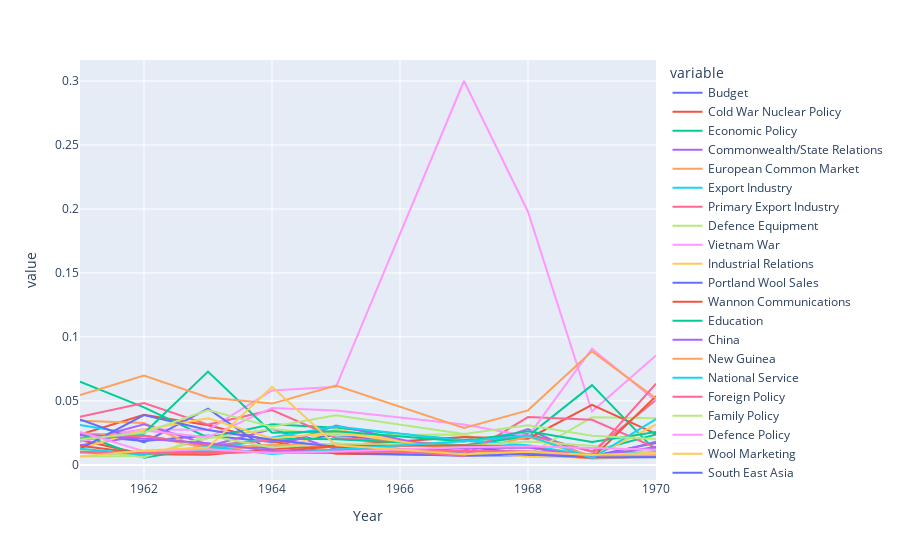

Notebook source saved alongside this figure:
### Code cell
fig=px.line(df_dist_uniq_sig, x='Year', y=df_dist_uniq_sig.columns,height=600)
fig.show()

### Figure 1 — Plotly figure (JSON) as saved in the notebook; plotly's stock layout.template omitted (floating-point values rounded to 4 significant figures)
{"data": [{"hovertemplate": "variable=Budget<br>Year=%{x}<br>value=%{y}<extra></extra>", "legendgroup": "Budget", "line": {"color": "#636efa", "dash": "solid"}, "marker": {"symbol": "circle"}, "mode": "lines", "name": "Budget", "orientation": "v", "showlegend": true, "type": "scatter", "x": [1961, 1962, 1963, 1964, 1965, 1967, 1968, 1969, 1970], "xaxis": "x", "y": [0.02318, 0.01868, 0.02291, 0.01791, 0.0232, 0.01362, 0.009225, 0.00706, 0.01714], "yaxis": "y"}, {"hovertemplate": "variable=Cold War Nuclear Policy<br>Year=%{x}<br>value=%{y}<extra></extra>", "legendgroup": "Cold War Nuclear Policy", "line": {"color": "#EF553B", "dash": "solid"}, "marker": {"symbol": "circle"}, "mode": "lines", "name": "Cold War Nuclear Policy", "orientation": "v", "showlegend": true, "type": "scatter", "x": [1961, 1962, 1963, 1964, 1965, 1967, 1968, 1969, 1970], "xaxis": "x", "y": [0.02374, 0.03923, 0.03096, 0.01844, 0.008689, 0.007519, 0.008431, 0.005218, 0.006753], "yaxis": "y"}, {"hovertemplate": "variable=Economic Policy<br>Year=%{x}<br>value=%{y}<extra></extra>", "legendgroup": "Economic Policy", "line": {"color": "#00cc96", "dash": "solid"}, "marker": {"symbol": "circle"}, "mode": "lines", "name": "Economic Policy", "orientation": "v", "showlegend": true, "type": "scatter", "x": [1961, 1962, 1963, 1964, 1965, 1967, 1968, 1969, 1970], "xaxis": "x", "y": [0.06508, 0.04494, 0.02122, 0.03167, 0.0291, 0.01955, 0.02422, 0.01044, 0.02369], "yaxis": "y"}, {"hovertemplate": "variable=Commonwealth/State Relations<br>Year=%{x}<br>value=%{y}<extra></extra>", "legendgroup": "Commonwealth/State Relations", "line": {"color": "#ab63fa", "dash": "solid"}, "marker": {"symbol": "circle"}, "mode": "lines", "name": "Commonwealth/State Relations", "orientation": "v", "showlegend": true, "type": "scatter", "x": [1961, 1962, 1963, 1964, 1965, 1967, 1968, 1969, 1970], "xaxis": "x", "y": [0.01532, 0.02267, 0.01467, 0.02809, 0.0122, 0.01147, 0.02795, 0.005218, 0.01807], "yaxis": "y"}, {"hovertemplate": "variable=European Common Market<br>Year=%{x}<br>value=%{y}<extra></extra>", "legendgroup": "European Common Market", "line": {"color": "#FFA15A", "dash": "solid"}, "marker": {"symbol": "circle"}, "mode": "lines", "name": "European Common Market", "orientation": "v", "showlegend": true, "type": "scatter", "x": [1961, 1962, 1963, 1964, 1965, 1967, 1968, 1969, 1970], "xaxis": "x", "y": [0.03459, 0.03274, 0.01012, 0.01618, 0.01122, 0.007693, 0.009882, 0.006446, 0.006285], "yaxis": "y"}, {"hovertemplate": "variable=Export Industry<br>Year=%{x}<br>value=%{y}<extra></extra>", "legendgroup": "Export Industry", "line": {"color": "#19d3f3", "dash": "solid"}, "marker": {"symbol": "circle"}, "mode": "lines", "name": "Export Industry", "orientation": "v", "showlegend": true, "type": "scatter", "x": [1961, 1962, 1963, 1964, 1965, 1967, 1968, 1969, 1970], "xaxis": "x", "y": [0.03115, 0.02282, 0.01474, 0.01331, 0.01665, 0.008381, 0.008456, 0.008287, 0.006087], "yaxis": "y"}, {"hovertemplate": "variable=Primary Export Industry<br>Year=%{x}<br>value=%{y}<extra></extra>", "legendgroup": "Primary Export Industry", "line": {"color": "#FF6692", "dash": "solid"}, "marker": {"symbol": "circle"}, "mode": "lines", "name": "Primary Export Industry", "orientation": "v", "showlegend": true, "type": "scatter", "x": [1961, 1962, 1963, 1964, 1965, 1967, 1968, 1969, 1970], "xaxis": "x", "y": [0.03761, 0.04832, 0.03149, 0.04281, 0.02105, 0.01532, 0.02362, 0.01044, 0.05065], "yaxis": "y"}, {"hovertemplate": "variable=Defence Equipment<br>Year=%{x}<br>value=%{y}<extra></extra>", "legendgroup": "Defence Equipment", "line": {"color": "#B6E880", "dash": "solid"}, "marker": {"symbol": "circle"}, "mode": "lines", "name": "Defence Equipment", "orientation": "v", "showlegend": true, "type": "scatter", "x": [1961, 1962, 1963, 1964, 1965, 1967, 1968, 1969, 1970], "xaxis": "x", "y": [0.006476, 0.006951, 0.02083, 0.02807, 0.02307, 0.02366, 0.008113, 0.03714, 0.0364], "yaxis": "y"}, {"hovertemplate": "variable=Vietnam War<br>Year=%{x}<br>value=%{y}<extra></extra>", "legendgroup": "Vietnam War", "line": {"color": "#FF97FF", "dash": "solid"}, "marker": {"symbol": "circle"}, "mode": "lines", "name": "Vietnam War", "orientation": "v", "showlegend": true, "type": "scatter", "x": [1961, 1962, 1963, 1964, 1965, 1967, 1968, 1969, 1970], "xaxis": "x", "y": [0.02089, 0.02788, 0.02736, 0.05812, 0.06099, 0.3, 0.1979, 0.04174, 0.08547], "yaxis": "y"}, {"hovertemplate": "variable=Industrial Relations<br>Year=%{x}<br>value=%{y}<extra></extra>", "legendgroup": "Industrial Relations", "line": {"color": "#FECB52", "dash": "solid"}, "marker": {"symbol": "circle"}, "mode": "lines", "name": "Industrial Relations", "orientation": "v", "showlegend": true, "type": "scatter", "x": [1961, 1962, 1963, 1964, 1965, 1967, 1968, 1969, 1970], "xaxis": "x", "y": [0.01977, 0.007687, 0.01233, 0.009626, 0.02779, 0.009769, 0.02222, 0.004604, 0.007115], "yaxis": "y"}, {"hovertemplate": "variable=Portland Wool Sales<br>Year=%{x}<br>value=%{y}<extra></extra>", "legendgroup": "Portland Wool Sales", "line": {"color": "#636efa", "dash": "solid"}, "marker": {"symbol": "circle"}, "mode": "lines", "name": "Portland Wool Sales", "orientation": "v", "showlegend": true, "type": "scatter", "x": [1961, 1962, 1963, 1964, 1965, 1967, 1968, 1969, 1970], "xaxis": "x", "y": [0.03547, 0.01755, 0.04398, 0.009707, 0.009469, 0.00719, 0.007559, 0.007673, 0.006386], "yaxis": "y"}, {"hovertemplate": "variable=Wannon Communications<br>Year=%{x}<br>value=%{y}<extra></extra>", "legendgroup": "Wannon Communications", "line": {"color": "#EF553B", "dash": "solid"}, "marker": {"symbol": "circle"}, "mode": "lines", "name": "Wannon Communications", "orientation": "v", "showlegend": true, "type": "scatter", "x": [1961, 1962, 1963, 1964, 1965, 1967, 1968, 1969, 1970], "xaxis": "x", "y": [0.01954, 0.008292, 0.00788, 0.0124, 0.01493, 0.02172, 0.02043, 0.04696, 0.0242], "yaxis": "y"}, {"hovertemplate": "variable=Education<br>Year=%{x}<br>value=%{y}<extra></extra>", "legendgroup": "Education", "line": {"color": "#00cc96", "dash": "solid"}, "marker": {"symbol": "circle"}, "mode": "lines", "name": "Education", "orientation": "v", "showlegend": true, "type": "scatter", "x": [1961, 1962, 1963, 1964, 1965, 1967, 1968, 1969, 1970], "xaxis": "x", "y": [0.02427, 0.00565, 0.01393, 0.02055, 0.01997, 0.01488, 0.02249, 0.06231, 0.01074], "yaxis": "y"}, {"hovertemplate": "variable=China<br>Year=%{x}<br>value=%{y}<extra></extra>", "legendgroup": "China", "line": {"color": "#ab63fa", "dash": "solid"}, "marker": {"symbol": "circle"}, "mode": "lines", "name": "China", "orientation": "v", "showlegend": true, "type": "scatter", "x": [1961, 1962, 1963, 1964, 1965, 1967, 1968, 1969, 1970], "xaxis": "x", "y": [0.01824, 0.03166, 0.01593, 0.01307, 0.03074, 0.009252, 0.009344, 0.006446, 0.01357], "yaxis": "y"}, {"hovertemplate": "variable=New Guinea<br>Year=%{x}<br>value=%{y}<extra></extra>", "legendgroup": "New Guinea", "line": {"color": "#FFA15A", "dash": "solid"}, "marker": {"symbol": "circle"}, "mode": "lines", "name": "New Guinea", "orientation": "v", "showlegend": true, "type": "scatter", "x": [1961, 1962, 1963, 1964, 1965, 1967, 1968, 1969, 1970], "xaxis": "x", "y": [0.02471, 0.02283, 0.01321, 0.01549, 0.01508, 0.01013, 0.02189, 0.00706, 0.007564], "yaxis": "y"}, {"hovertemplate": "variable=National Service<br>Year=%{x}<br>value=%{y}<extra></extra>", "legendgroup": "National Service", "line": {"color": "#19d3f3", "dash": "solid"}, "marker": {"symbol": "circle"}, "mode": "lines", "name": "National Service", "orientation": "v", "showlegend": true, "type": "scatter", "x": [1961, 1962, 1963, 1964, 1965, 1967, 1968, 1969, 1970], "xaxis": "x", "y": [0.009598, 0.007833, 0.01124, 0.02144, 0.03, 0.0188, 0.01533, 0.00706, 0.01066], "yaxis": "y"}, {"hovertemplate": "variable=Foreign Policy<br>Year=%{x}<br>value=%{y}<extra></extra>", "legendgroup": "Foreign Policy", "line": {"color": "#FF6692", "dash": "solid"}, "marker": {"symbol": "circle"}, "mode": "lines", "name": "Foreign Policy", "orientation": "v", "showlegend": true, "type": "scatter", "x": [1961, 1962, 1963, 1964, 1965, 1967, 1968, 1969, 1970], "xaxis": "x", "y": [0.02074, 0.02278, 0.01524, 0.01917, 0.01383, 0.007008, 0.03734, 0.0353, 0.01341], "yaxis": "y"}, {"hovertemplate": "variable=Family Policy<br>Year=%{x}<br>value=%{y}<extra></extra>", "legendgroup": "Family Policy", "line": {"color": "#B6E880", "dash": "solid"}, "marker": {"symbol": "circle"}, "mode": "lines", "name": "Family Policy", "orientation": "v", "showlegend": true, "type": "scatter", "x": [1961, 1962, 1963, 1964, 1965, 1967, 1968, 1969, 1970], "xaxis": "x", "y": [0.012, 0.006019, 0.02267, 0.01362, 0.01667, 0.0148, 0.01821, 0.01504, 0.009219], "yaxis": "y"}, {"hovertemplate": "variable=Defence Policy<br>Year=%{x}<br>value=%{y}<extra></extra>", "legendgroup": "Defence Policy", "line": {"color": "#FF97FF", "dash": "solid"}, "marker": {"symbol": "circle"}, "mode": "lines", "name": "Defence Policy", "orientation": "v", "showlegend": true, "type": "scatter", "x": [1961, 1962, 1963, 1964, 1965, 1967, 1968, 1969, 1970], "xaxis": "x", "y": [0.01846, 0.02679, 0.0216, 0.04452, 0.04246, 0.03155, 0.02236, 0.09085, 0.04987], "yaxis": "y"}, {"hovertemplate": "variable=Wool Marketing<br>Year=%{x}<br>value=%{y}<extra></extra>", "legendgroup": "Wool Marketing", "line": {"color": "#FECB52", "dash": "solid"}, "marker": {"symbol": "circle"}, "mode": "lines", "name": "Wool Marketing", "orientation": "v", "showlegend": true, "type": "scatter", "x": [1961, 1962, 1963, 1964, 1965, 1967, 1968, 1969, 1970], "xaxis": "x", "y": [0.0128, 0.02749, 0.03647, 0.02067, 0.02533, 0.01122, 0.006385, 0.005832, 0.0314], "yaxis": "y"}, {"hovertemplate": "variable=South East Asia<br>Year=%{x}<br>value=%{y}<extra></extra>", "legendgroup": "South East Asia", "line": {"color": "#636efa", "dash": "solid"}, "marker": {"symbol": "circle"}, "mode": "lines", "name": "South East Asia", "orientation": "v", "showlegend": true, "type": "scatter", "x": [1961, 1962, 1963, 1964, 1965, 1967, 1968, 1969, 1970], "xaxis": "x", "y": [0.01261, 0.03894, 0.02733, 0.01974, 0.01417, 0.008749, 0.008136, 0.005832, 0.005976], "yaxis": "y"}, {"hovertemplate": "variable=Foreign Aid<br>Year=%{x}<br>value=%{y}<extra></extra>", "legendgroup": "Foreign Aid", "line": {"color": "#EF553B", "dash": "solid"}, "marker": {"symbol": "circle"}, "mode": "lines", "name": "Foreign Aid", "orientation": "v", "showlegend": true, "type": "scatter", "x": [1961, 1962, 1963, 1964, 1965, 1967, 1968, 1969, 1970], "xaxis": "x", "y": [0.01501, 0.008709, 0.009713, 0.01015, 0.01484, 0.0152, 0.01433, 0.005218, 0.05369], "yaxis": "y"}, {"hovertemplate": "variable=ALP<br>Year=%{x}<br>value=%{y}<extra></extra>", "legendgroup": "ALP", "line": {"color": "#00cc96", "dash": "solid"}, "marker": {"symbol": "circle"}, "mode": "lines", "name": "ALP", "orientation": "v", "showlegend": true, "type": "scatter", "x": [1961, 1962, 1963, 1964, 1965, 1967, 1968, 1969, 1970], "xaxis": "x", "y": [0.01982, 0.02476, 0.07289, 0.0251, 0.02626, 0.01824, 0.02632, 0.0178, 0.02577], "yaxis": "y"}, {"hovertemplate": "variable=Agricultural Policy<br>Year=%{x}<br>value=%{y}<extra></extra>", "legendgroup": "Agricultural Policy", "line": {"color": "#ab63fa", "dash": "solid"}, "marker": {"symbol": "circle"}, "mode": "lines", "name": "Agricultural Policy", "orientation": "v", "showlegend": true, "type": "scatter", "x": [1961, 1962, 1963, 1964, 1965, 1967, 1968, 1969, 1970], "xaxis": "x", "y": [0.02404, 0.02056, 0.01682, 0.01096, 0.01084, 0.013, 0.01357, 0.006446, 0.01407], "yaxis": "y"}, {"hovertemplate": "variable=Parliament<br>Year=%{x}<br>value=%{y}<extra></extra>", "legendgroup": "Parliament", "line": {"color": "#FFA15A", "dash": "solid"}, "marker": {"symbol": "circle"}, "mode": "lines", "name": "Parliament", "orientation": "v", "showlegend": true, "type": "scatter", "x": [1961, 1962, 1963, 1964, 1965, 1967, 1968, 1969, 1970], "xaxis": "x", "y": [0.05451, 0.0698, 0.05272, 0.0479, 0.06196, 0.02881, 0.04262, 0.0887, 0.05189], "yaxis": "y"}, {"hovertemplate": "variable=Wannon  <br>Year=%{x}<br>value=%{y}<extra></extra>", "legendgroup": "Wannon  ", "line": {"color": "#19d3f3", "dash": "solid"}, "marker": {"symbol": "circle"}, "mode": "lines", "name": "Wannon  ", "orientation": "v", "showlegend": true, "type": "scatter", "x": [1961, 1962, 1963, 1964, 1965, 1967, 1968, 1969, 1970], "xaxis": "x", "y": [0.01263, 0.00837, 0.01419, 0.008528, 0.01203, 0.01857, 0.02286, 0.005218, 0.03577], "yaxis": "y"}, {"hovertemplate": "variable=Housing Policy<br>Year=%{x}<br>value=%{y}<extra></extra>", "legendgroup": "Housing Policy", "line": {"color": "#FF6692", "dash": "solid"}, "marker": {"symbol": "circle"}, "mode": "lines", "name": "Housing Policy", "orientation": "v", "showlegend": true, "type": "scatter", "x": [1961, 1962, 1963, 1964, 1965, 1967, 1968, 1969, 1970], "xaxis": "x", "y": [0.0103, 0.00926, 0.009098, 0.01042, 0.01013, 0.01093, 0.01065, 0.007673, 0.06347], "yaxis": "y"}, {"hovertemplate": "variable=Politics<br>Year=%{x}<br>value=%{y}<extra></extra>", "legendgroup": "Politics", "line": {"color": "#B6E880", "dash": "solid"}, "marker": {"symbol": "circle"}, "mode": "lines", "name": "Politics", "orientation": "v", "showlegend": true, "type": "scatter", "x": [1961, 1962, 1963, 1964, 1965, 1967, 1968, 1969, 1970], "xaxis": "x", "y": [0.01977, 0.02514, 0.04294, 0.02979, 0.03881, 0.02414, 0.03099, 0.02271, 0.02014], "yaxis": "y"}, {"hovertemplate": "variable=Canberra Development<br>Year=%{x}<br>value=%{y}<extra></extra>", "legendgroup": "Canberra Development", "line": {"color": "#FF97FF", "dash": "solid"}, "marker": {"symbol": "circle"}, "mode": "lines", "name": "Canberra Development", "orientation": "v", "showlegend": true, "type": "scatter", "x": [1961, 1962, 1963, 1964, 1965, 1967, 1968, 1969, 1970], "xaxis": "x", "y": [0.02576, 0.01066, 0.01219, 0.009311, 0.0105, 0.01376, 0.01465, 0.0132, 0.0119], "yaxis": "y"}, {"hovertemplate": "variable=USA<br>Year=%{x}<br>value=%{y}<extra></extra>", "legendgroup": "USA", "line": {"color": "#FECB52", "dash": "solid"}, "marker": {"symbol": "circle"}, "mode": "lines", "name": "USA", "orientation": "v", "showlegend": true, "type": "scatter", "x": [1961, 1962, 1963, 1964, 1965, 1967, 1968, 1969, 1970], "xaxis": "x", "y": [0.006531, 0.01132, 0.01349, 0.06105, 0.0153, 0.008334, 0.0103, 0.007673, 0.009541], "yaxis": "y"}], "layout": {"autosize": true, "legend": {"title": {"text": "variable"}, "tracegroupgap": 0}, "margin": {"t": 60}, "xaxis": {"anchor": "y", "autorange": true, "domain": [0, 1], "range": [1961, 1970], "title": {"text": "Year"}, "type": "linear"}, "yaxis": {"anchor": "x", "autorange": true, "domain": [0, 1], "range": [-0.01181, 0.3164], "title": {"text": "value"}, "type": "linear"}}}
